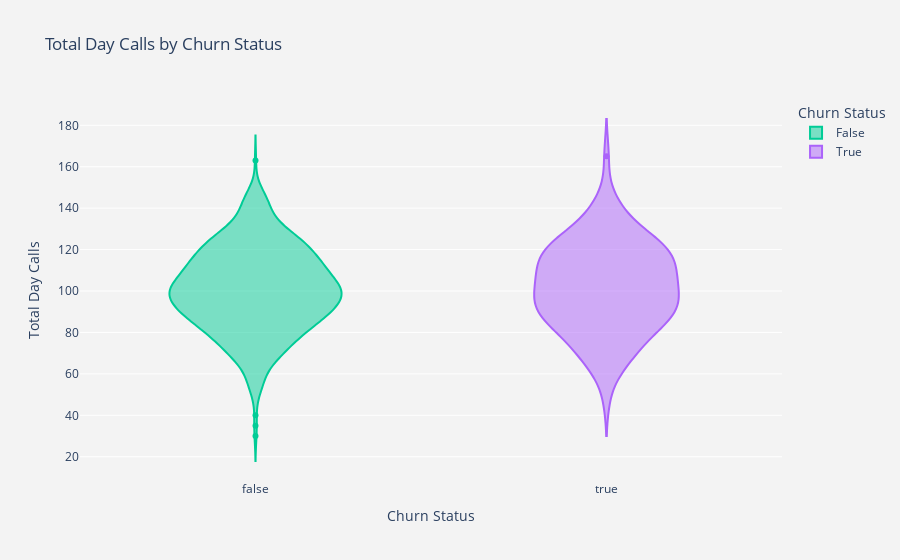

Notebook code cell kept with this figure:
### Code cell
def plot_violin_total_day_calls(df):
    """
    Create a violin plot using Plotly for 'Total day calls' feature by 'Churn' status with custom colors.

    Parameters:
    df (DataFrame): Input DataFrame containing the data to plot.

    Returns:
    None
    """
    colors = {'False': 'royalblue', 'True': 'lime'}

    fig = px.violin(df, x='Churn', y='Total day calls', title="Total Day Calls by Churn Status",
                    labels={"Churn": "Churn Status", "Total day calls": "Total Day Calls"},
                    category_orders={"Churn": ["False", "True"]},
                    violinmode='overlay', 
                    color='Churn', 
                    color_discrete_map=colors)

    fig.update_layout(plot_bgcolor='rgb(243,243,243)', paper_bgcolor='rgb(243,243,243)')

    fig.show()

plot_violin_total_day_calls(df)

### Figure 1 — Plotly figure (JSON) as saved in the notebook; plotly's stock layout.template omitted (floating-point values rounded to 4 significant figures; data arrays with more than 128 entries replaced by an {"elided": "..."} marker saying what was removed)
{"data": [{"alignmentgroup": "True", "box": {"visible": false}, "hovertemplate": "Churn Status=%{x}<br>Total Day Calls=%{y}<extra></extra>", "legendgroup": "False", "marker": {"color": "#00cc96"}, "name": "False", "offsetgroup": "False", "orientation": "v", "scalegroup": "True", "showlegend": true, "x": {"elided": "572 bool values"}, "x0": " ", "xaxis": "x", "y": {"elided": "572 int values"}, "y0": " ", "yaxis": "y", "type": "violin"}, {"alignmentgroup": "True", "box": {"visible": false}, "hovertemplate": "Churn Status=%{x}<br>Total Day Calls=%{y}<extra></extra>", "legendgroup": "True", "marker": {"color": "#ab63fa"}, "name": "True", "offsetgroup": "True", "orientation": "v", "scalegroup": "True", "showlegend": true, "x": [true, true, true, true, true, true, true, true, true, true, true, true, true, true, true, true, true, true, true, true, true, true, true, true, true, true, true, true, true, true, true, true, true, true, true, true, true, true, true, true, true, true, true, true, true, true, true, true, true, true, true, true, true, true, true, true, true, true, true, true, true, true, true, true, true, true, true, true, true, true, true, true, true, true, true, true, true, true, true, true, true, true, true, true, true, true, true, true, true, true, true, true, true, true, true], "x0": " ", "xaxis": "x", "y": [137, 67, 114, 100, 72, 67, 106, 111, 96, 95, 93, 106, 108, 99, 77, 103, 91, 61, 122, 90, 91, 121, 118, 82, 85, 69, 95, 92, 97, 126, 106, 89, 63, 118, 123, 113, 165, 95, 129, 90, 92, 89, 80, 105, 119, 133, 78, 120, 89, 84, 120, 82, 144, 75, 123, 94, 124, 82, 83, 104, 109, 74, 104, 103, 113, 85, 103, 87, 120, 66, 128, 72, 108, 117, 116, 141, 82, 124, 124, 105, 88, 113, 48, 97, 93, 105, 116, 115, 114, 130, 129, 96, 100, 141, 113], "y0": " ", "yaxis": "y", "type": "violin"}], "layout": {"xaxis": {"anchor": "y", "domain": [0, 1], "title": {"text": "Churn Status"}, "categoryorder": "array", "categoryarray": ["False", "True", false, true], "type": "category", "range": [1.5, 3.5], "autorange": true}, "yaxis": {"anchor": "x", "domain": [0, 1], "title": {"text": "Total Day Calls"}, "type": "linear", "range": [8.763, 192.2], "autorange": true}, "legend": {"title": {"text": "Churn Status"}, "tracegroupgap": 0}, "title": {"text": "Total Day Calls by Churn Status"}, "violinmode": "overlay", "plot_bgcolor": "rgb(243,243,243)", "paper_bgcolor": "rgb(243,243,243)", "autosize": true}}
